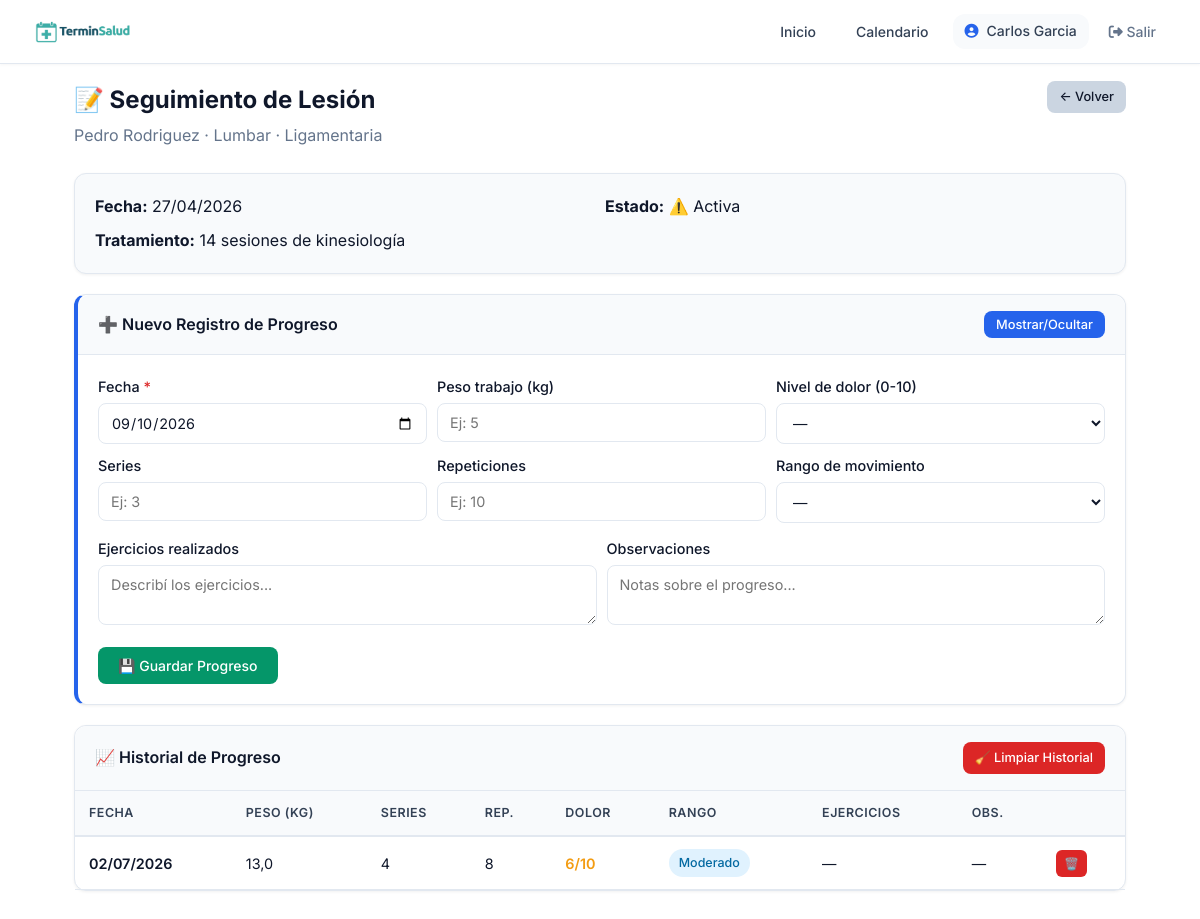
Page /pacientes/lesion/79/seguimiento/ (signed in) on the committed database.
### usuarios/models.py (models this page shows, shortened)
class Usuario(AbstractUser):
    ROLES = [
        ('admin', 'Administrador'),
        ('profesional', 'Profesional'),
        ('secretaria', 'Secretaría'),
        ('paciente', 'Paciente'),
    ]
    rol = models.CharField(max_length=20, choices=ROLES, default='paciente')
    telefono = models.CharField(max_length=20, blank=True)
    establecimiento = models.ForeignKey(
    'establecimientos.Establecimiento',
    on_delete=models.SET_NULL,
    null=True,
    blank=True,
    verbose_name='Establecimiento'
)
    class Meta:
        verbose_name = 'Usuario'
        verbose_name_plural = 'Usuarios'

### pacientes/models.py (models this page shows, shortened)
class Paciente(Persona):
    GENEROS = [
        ('M', 'Masculino'),
        ('F', 'Femenino'),
        ('X', 'No binario'),
    ]
    usuario = models.OneToOneField(
        'usuarios.Usuario',
        on_delete=models.SET_NULL,
        null=True,
        blank=True,
        verbose_name='Usuario'
    )
    genero = models.CharField(max_length=1, choices=GENEROS, blank=True, verbose_name='Género')
    direccion = models.CharField(max_length=200, blank=True, verbose_name='Dirección')
    obra_social = models.ForeignKey(
        'obras_sociales.ObraSocial',
        on_delete=models.SET_NULL, null=True, blank=True,
        verbose_name='Obra Social'
    )
    numero_afiliado = models.CharField(max_length=50, blank=True, verbose_name='Número de Afiliado')
    plan_obra_social = models.ForeignKey(
        'obras_sociales.Plan',
        on_delete=models.SET_NULL, null=True, blank=True,
        verbose_name='Plan'
    )
    observaciones = models.TextField(blank=True, verbose_name='Observaciones')
    creado_por = models.ForeignKey(
        Profesional, null=True, blank=True, on_delete=models.SET_NULL,
        related_name='pacientes_creados'
    )
    establecimiento_creacion = models.ForeignKey(
    'establecimientos.Establecimiento',
    null=True,
    blank=True,
    on_delete=models.SET_NULL,
    related_name='pacientes_creados'
)
    contacto_emergencia_nombre = models.CharField(max_length=100, blank=True)
    contacto_emergencia_telefono = models.CharField(max_length=20, blank=True)
    class Meta:
        verbose_name = 'Paciente'
        verbose_name_plural = 'Pacientes'
        ordering = ['apellido', 'nombre']

### historias_clinicas/models.py (models this page shows, shortened)
class Lesion(models.Model):
    TIPOS_LESION = [
        ('muscular', 'Muscular'),
        ('articular', 'Articular'),
        ('tendinosa', 'Tendinosa'),
        ('ligamentaria', 'Ligamentaria'),
        ('osea', 'Ósea'),
        ('postural', 'Postural'),
        ('otra', 'Otra'),
    ]
    paciente = models.ForeignKey(
        'pacientes.Paciente',
        on_delete=models.CASCADE,
        related_name='lesiones'
    )
    fecha_lesion = models.DateField(verbose_name='Fecha de la lesión')
    tipo_lesion = models.CharField(max_length=20, choices=TIPOS_LESION, default='otra')
    zona = models.CharField(max_length=100, verbose_name='Zona afectada')
    descripcion = models.TextField(verbose_name='Descripción')
    tratamiento = models.TextField(blank=True, verbose_name='Tratamiento realizado')
    resuelta = models.BooleanField(default=False, verbose_name='¿Resuelta?')
    fecha_resolucion = models.DateField(null=True, blank=True)
    creado = models.DateTimeField(auto_now_add=True)
    archivo = models.FileField(upload_to='tratamientos_odontologicos/%Y/%m/', null=True, blank=True)
    class Meta:
        ordering = ['-fecha_lesion']
        verbose_name = 'Lesión'
        verbose_name_plural = 'Lesiones'

class SeguimientoTratamiento(models.Model):
    paciente = models.ForeignKey(
        'pacientes.Paciente',
        on_delete=models.CASCADE,
        related_name='seguimientos'
    )
    lesion = models.ForeignKey(
        'Lesion',
        on_delete=models.CASCADE,
        related_name='seguimientos',
        verbose_name='Lesión relacionada'
    )
    fecha = models.DateField(default=date.today, verbose_name='Fecha')
    peso_trabajo_kg = models.DecimalField(
        max_digits=5, decimal_places=1, null=True, blank=True,
        verbose_name='Peso de trabajo (kg)'
    )
    series = models.IntegerField(null=True, blank=True, verbose_name='Series')
    repeticiones = models.IntegerField(null=True, blank=True, verbose_name='Repeticiones')
    nivel_dolor = models.IntegerField(
        null=True, blank=True,
        choices=[(i, str(i)) for i in range(0, 11)],
        verbose_name='Nivel de dolor (0-10)'
    )
    rango_movimiento = models.CharField(
        max_length=20, blank=True,
        choices=[
            ('muy_limitado', 'Muy limitado'),
            ('limitado', 'Limitado'),
            ('moderado', 'Moderado'),
            ('bueno', 'Bueno'),
            ('completo', 'Completo'),
        ],
        verbose_name='Rango de movimiento'
    )
    observaciones = models.TextField(blank=True, verbose_name='Observaciones')
    ejercicios_realizados = models.TextField(blank=True, verbose_name='Ejercicios realizados')
    creado = models.DateTimeField(auto_now_add=True)
    class Meta:
        ordering = ['-fecha', '-creado']
        verbose_name = 'Seguimiento'
        verbose_name_plural = 'Seguimientos'

### pacientes/views.py (the view)
# urls.py: path('lesion/<int:lesion_id>/seguimiento/', views.seguimiento_lesion, name='seguimiento_lesion'),
@login_required
def seguimiento_lesion(request, lesion_id):
    if request.user.rol not in ['profesional', 'secretaria']:
        return redirect('home')
    lesion = get_object_or_404(Lesion, id=lesion_id)
    seguimientos = lesion.seguimientos.all()
    return render(request, 'pacientes/fichas_especialidades/seguimiento_lesion.html', {
        'lesion': lesion,
        'paciente': lesion.paciente,
        'seguimientos': seguimientos,
    })

### pacientes/templates/pacientes/fichas_especialidades/seguimiento_lesion.html (shortened to what this page needs)
{% extends 'core_app/base.html' %}
{% load static %}
{% block extra_css %}
    <link rel="stylesheet" href="{% static 'css/pages/fichas_tecnicas.css' %}">
{% endblock %}
{% block content %}
<div class="ficha-tecnica-page">
    <div class="ficha-header">
        <div>
            <h1 style="font-size: 1.5rem; font-weight: 700; margin: 0;">📝 Seguimiento de Lesión</h1>
            <p style="color: var(--text-muted); margin-top: 4px;">
                {{ paciente.nombre_completo }} · {{ lesion.zona }} · {{ lesion.get_tipo_lesion_display }}
            </p>
        </div>
        <a href="{% url 'ficha_tecnica' paciente.id %}" class="btn btn-secondary btn-sm">← Volver</a>
    </div>
    <div class="ficha-card" style="background: var(--bg-alt);">
        <div class="ficha-card-body">
            <div class="ficha-form-row">
                <div>
                    <strong>Fecha:</strong> {{ lesion.fecha_lesion|date:"d/m/Y" }}
                </div>
                <div>
                    <strong>Estado:</strong>
                    {% if lesion.resuelta %}
                        ✅ Resuelta ({{ lesion.fecha_resolucion|date:"d/m/Y" }})
                    {% else %}
                        ⚠️ Activa
                    {% endif %}
                </div>
            </div>
            <div style="margin-top: 8px;">
                <strong>Tratamiento:</strong> {{ lesion.tratamiento|default:"No especificado" }}
            </div>
        </div>
    </div>
    <div class="ficha-card borde-primario">
        <div class="ficha-card-header">
            <h3>➕ Nuevo Registro de Progreso</h3>
            <button class="btn btn-primary btn-sm" onclick="toggleForm()">Mostrar/Ocultar</button>
        </div>
        <div id="form-seguimiento" class="ficha-card-body">
            <form method="POST" action="{% url 'agregar_seguimiento' lesion.id %}">
                <div class="ficha-form-row-3" style="margin-bottom: 14px;">
                    <div>
                        <label class="ficha-label">Fecha <span class="required">*</span></label>
                        <input type="date" name="fecha" required value="{% now 'Y-m-d' %}" class="ficha-input">
                    </div>
                    <div>
                        <label class="ficha-label">Peso trabajo (kg)</label>
                        <input type="number" name="peso_trabajo_kg" step="0.5" placeholder="Ej: 5" class="ficha-input">
                    </div>
                    <div>
                        <label class="ficha-label">Nivel de dolor (0-10)</label>
                        <select name="nivel_dolor" class="ficha-select">
                            <option value="">—</option>
                        </select>
                    </div>
                    <div>
                        <label class="ficha-label">Series</label>
                        <input type="number" name="series" placeholder="Ej: 3" class="ficha-input">
                    </div>
                    <div>
                        <label class="ficha-label">Repeticiones</label>
                        <input type="number" name="repeticiones" placeholder="Ej: 10" class="ficha-input">
                    </div>
                    <div>
                        <label class="ficha-label">Rango de movimiento</label>
                        <select name="rango_movimiento" class="ficha-select">
                            <option value="">—</option>
                        </select>
                    </div>
                </div>
                <div class="ficha-form-row">
                    <div>
                        <label class="ficha-label">Ejercicios realizados</label>
                        <textarea name="ejercicios_realizados" rows="2" class="ficha-textarea"
                                  placeholder="Describí los ejercicios..."></textarea>
                    </div>
                    <div>
                        <label class="ficha-label">Observaciones</label>
                        <textarea name="observaciones" rows="2" class="ficha-textarea"
                                  placeholder="Notas sobre el progreso..."></textarea>
                    </div>
                </div>
                <button type="submit" class="btn btn-success" style="margin-top: 14px;">💾 Guardar Progreso</button>
            </form>
        </div>
    </div>
    <div class="ficha-card">
        <div class="ficha-card-header">
            <h3>📈 Historial de Progreso</h3>
            {% if seguimientos %}
            <a href="{% url 'limpiar_seguimientos' lesion.id %}" class="btn btn-danger btn-sm"
               onclick="return confirm('¿Limpiar todo el historial de esta lesión?')">🧹 Limpiar Historial</a>
            {% endif %}
        </div>
        {% if seguimientos %}
        <div class="ficha-tabla-container">
            <table class="ficha-tabla">
                <thead>
                    <tr>
                        <th>Fecha</th>
                        <th>Peso (kg)</th>
                        <th>Series</th>
                        <th>Rep.</th>
                        <th>Dolor</th>
                        <th>Rango</th>
                        <th>Ejercicios</th>
                        <th>Obs.</th>
                        <th></th>
                    </tr>
                </thead>
                <tbody>
                    {% for s in seguimientos %}
                    <tr>
                        <td class="fecha-col">{{ s.fecha|date:"d/m/Y" }}</td>
                        <td>{{ s.peso_trabajo_kg|default:"—" }}</td>
                        <td>{{ s.series|default:"—" }}</td>
                        <td>{{ s.repeticiones|default:"—" }}</td>
                        <td>
                            {% if s.nivel_dolor is not None %}
                                <span style="font-weight: 600;
                                    {% if s.nivel_dolor <= 3 %}color: #27ae60;
                                    {% elif s.nivel_dolor <= 6 %}color: #f39c12;
                                    {% else %}color: #e74c3c;{% endif %}">
                                    {{ s.nivel_dolor }}/10
                                </span>
                            {% else %}—{% endif %}
                        </td>
                        <td>{% if s.rango_movimiento %}<span class="ficha-badge ficha-badge-info">{{ s.get_rango_movimiento_display }}</span>{% else %}—{% endif %}</td>
                        <td>{% if s.ejercicios_realizados %}<span class="ficha-tooltip" data-tooltip="{{ s.ejercicios_realizados|escapejs }}">{{ s.ejercicios_realizados|truncatechars:30 }}</span>{% else %}—{% endif %}</td>
                        <td>{% if s.observaciones %}<span class="ficha-tooltip" data-tooltip="{{ s.observaciones|escapejs }}">{{ s.observaciones|truncatechars:30 }}</span>{% else %}—{% endif %}</td>
                        <td>
                            <a href="{% url 'eliminar_seguimiento' s.id %}" class="btn btn-danger ficha-btn-xs"
                               onclick="return confirm('¿Eliminar este registro?')">🗑️</a>
                        </td>
                    </tr>
                    {% endfor %}
                </tbody>
            </table>
        </div>
        {% else %}
        <div class="ficha-empty">
            <p>📭 Sin registros de progreso</p>
            <small>Comenzá a registrar el avance del tratamiento</small>
        </div>
        {% endif %}
    </div>
</div>
{% endblock %}

### core_app/templates/core_app/base.html (shortened to what this page needs)
<!DOCTYPE html>
<html lang="es">
<head>
    <link rel="stylesheet" href="https://cdnjs.cloudflare.com/ajax/libs/font-awesome/6.4.0/css/all.min.css">
    {% load static %}
    <link rel="stylesheet" href="{% static 'css/core/base.css' %}">
    <link rel="stylesheet" href="{% static 'css/themes/default.css' %}" id="theme-css">
    <link rel="stylesheet" href="{% static 'css/core/layout.css' %}">
    <link rel="stylesheet" href="{% static 'css/core/components.css' %}">
    {% block extra_css %}{% endblock %}
</head>
<body>
    <nav class="navbar">
        <a href="{% url 'home' %}" class="navbar-brand">
            <img src="{% static 'img/TerminSalud.png' %}" alt="TerminSalud" class="logo-theme-light" height="30">
        </a>
        <ul class="navbar-nav">
            <li><a href="{% url 'home' %}" class="nav-link {% if request.resolver_match.url_name == 'home' %}active{% endif %}">Inicio</a></li>
            {% if user.is_authenticated %}
                {% if user.rol == 'profesional' %}
                    <li><a href="{% url 'calendario_semanal' %}" class="nav-link">Calendario</a></li>
                {% elif user.rol == 'secretaria' %}
                    <li><a href="{% url 'calendario_semanal' %}" class="nav-link">Calendario</a></li>
                {% endif %}
                <li>
                    <span class="nav-user">
                        <i class="fas fa-user-circle"></i>
                        {{ user.get_full_name|default:user.username }}
                    </span>
                </li>
                <li>
                    <form method="post" action="{% url 'logout' %}" style="display: inline;">
                        <button type="submit" class="btn-logout">
                            <i class="fas fa-sign-out-alt"></i> Salir
                        </button>
                    </form>
                </li>
            {% else %}
                <li><a href="{% url 'login' %}" class="btn btn-sm">Ingresar</a></li>
            {% endif %}
        </ul>
    </nav>
    <div class="container">
        {% block content %}{% endblock %}
    </div>
</body>
</html>

### rows in the picture
Usuario: get_full_name "Carlos Garcia"
Paciente: nombre_completo "Pedro Rodriguez"
Lesion: zona "Lumbar", tipo_lesion "Ligamentaria", fecha_lesion "27/04/2026", tratamiento "14 sesiones de kinesiología"
SeguimientoTratamiento: fecha "02/07/2026", peso_trabajo_kg "13,0", series "4", repeticiones "8", nivel_dolor "6", rango_movimiento "Moderado"
